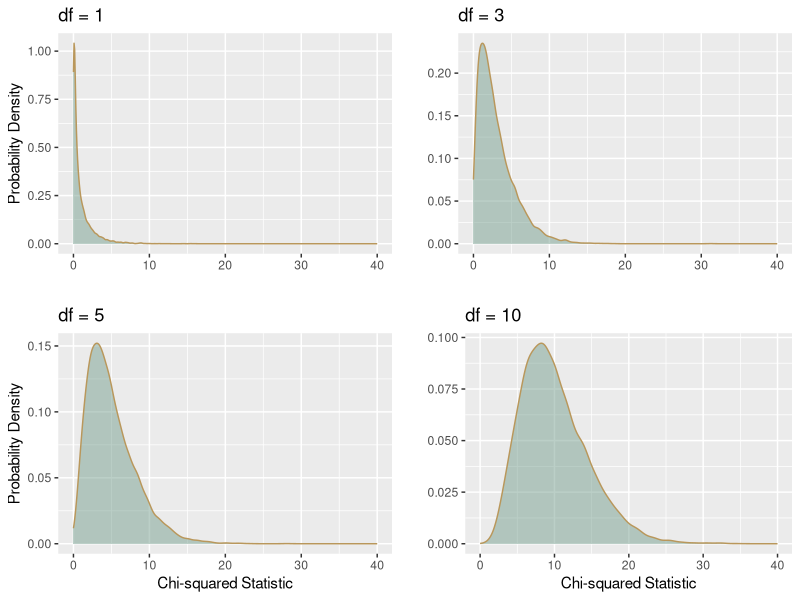
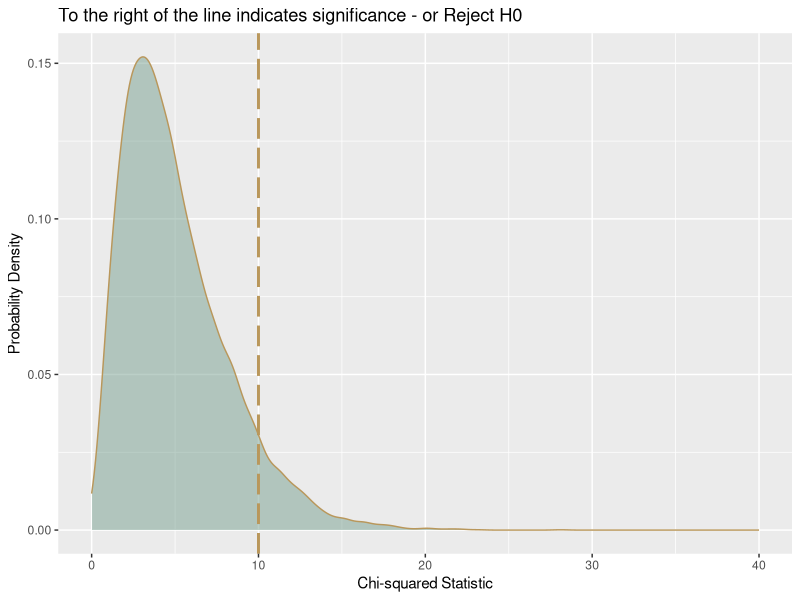

Write R code to recreate these figures, in order.
## ---- chunk 1
knitr::opts_chunk$set(echo=TRUE, tidy.opts = list(width.cutoff = 70), tidy = TRUE, message=FALSE, warning=FALSE)
## ---- chunk 2
####################################
# Project name: Computing and Interpreting Chi-Square
# Data used: stem.csv, and stemGOF from CMS
# Libraries used: N/A
####################################
## ---- chunk 3
##Calculate Totals
TotalUnder35 <- 174+132+90; TotalUnder35 ##Total under 35 age group
Total35up <- 54+72+78; Total35up ## Total 35 and older
TotalUA <- 174+54; TotalUA ## Total Under Armour
TotalNike <- 132 + 72; TotalNike ## Total Nike
TotalAdidas <- 90 + 78; TotalAdidas ## Total Adidas
Total <- 174+132+90+54+72+78; Total ##Grand Total 
## ---- chunk 4
#Put observed values in a vector by row. 
x <- c(174, 132, 90, 54, 72, 78) 
# Turn the vector into a matrix. In this case, we had 2 rows, 3 columns, and entered the data by row. 
o <- matrix(x, 2, 3, byrow=TRUE); o
#Next, we could add the names of the columns and rows values using the dimnames() command. 
dimnames(o) <- list( c("Under 35", "35 and Older"), c("Under Armour", "Nike", "Adidas"))
o
# We can easily calculate the total from here. 
total <- sum(o); total
rowsums <- margin.table(o, 1); rowsums
colsums <- margin.table(o, 2); colsums
prob <- prop.table(o); prob # each cell represents a joint probability
rowprob <- margin.table(prob,1); rowprob #each value represents marginal probability
colprob <- margin.table(prob,2); colprob #each value represents marginal probability
## ---- chunk 5
prob[1,1] #corresponds to the joint probability value associated with Row 1 (Under 35), Col 1 (Under Armour)
## ---- chunk 6
o; prob
## ---- chunk 7
# This is a conditional probability question.
174/396 #or
prob[1,1]/rowprob[1]
## ---- chunk 8
# This is a conditional probability question.
72/204  # or
prob[2,2]/rowprob[2]
## ---- chunk 9
# This is a expected value question.
TotalNike # or
colsums[2]
## ---- chunk 10
# E(X) of 35 Years or older (formula n*p)
n <- total; n  #600
p <- rowprob[2];p #.34

n*p #Or simply the frequency for the column 35 and older

#Var(X) (formula n*p*(1-p))
varx <- n*p*(1-p); varx #134.64

# SD(X) (formula sqrt of variance)
sdx <- sqrt(varx); sdx #11.60345 
## ---- chunk 11
x <- c(197,388,230,103,137,98,20,18,18,13,58,45)
o <- matrix(x, 4, 3, byrow=TRUE); o

dimnames(o) <- list( c("Students", "Faculty/Staff", "Alumni", "Town Residents"),c("Unlikely", "Moderately Likely", "Very Likely"))
o
total <- sum(o); total
rowsums <- margin.table(o, 1); rowsums
colsums <- margin.table(o, 2); colsums
# Lets add the grand total to the colsums
colsums <- c(colsums, total); colsums
## ---- chunk 12
totals <- cbind(o, rowsums); totals
totals <- rbind(totals, colsums); totals
## ---- chunk 13
prob <- prop.table(o); prob
TotalRowProb <- margin.table(prob,1); TotalRowProb
TotalColProb <- margin.table(prob,2); TotalColProb
TotalColProb <- c(TotalColProb, sum(TotalColProb)); TotalColProb
## ---- chunk 14
proportions <- cbind(prob, TotalRowProb); proportions
proportions <- rbind(proportions, TotalColProb); proportions
## ---- chunk 15
# E(X) of Moderately Likely (formula n*p)
n = total; n #1325
p = TotalColProb[2];p #.45358

n*p #Or simply the frequency for the column Moderately Likely

#Var(X) (formula n*p*(1-p))
varx <- n*p*(1-p); varx #328.3955

# SD(X) (formula sqrt of variance)
sdx <- sqrt(varx); sdx #18.12
## ---- chunk 16
library(tidyverse)
set.seed(1)
x1 <-data.frame(rchisq(10000, 1, ncp = FALSE))
colnames(x1) <- "value"
plot1 <- ggplot(data = x1, aes(x = value)) +
     geom_density(fill = "#789F90", color = "#B9975B",alpha=.5)+xlim(0,40)+labs(title = 'df = 1',y = 'Probability Density', x="")


set.seed(1)
x3 <-data.frame(rchisq(10000, 3, ncp = FALSE))
colnames(x3) <- "value"
plot2 <- ggplot(data = x3, aes(x = value)) +
     geom_density(fill = "#789F90", color = "#B9975B",alpha=.5)+xlim(0,40)+labs(title = 'df = 3', y="", x="" )


set.seed(1)
x5 <-data.frame(rchisq(10000, 5, ncp = FALSE))
colnames(x5) <- "value"
plot3 <- ggplot(data = x5, aes(x = value)) +
     geom_density(fill = "#789F90", color = "#B9975B",alpha=.5)+xlim(0,40)+labs(title = 'df = 5',y = 'Probability Density', x="Chi-squared Statistic")


set.seed(1)
x10 <-data.frame(rchisq(10000, 10, ncp = FALSE))
colnames(x10) <- "value"
plot4 <- ggplot(data = x10, aes(x = value)) +
     geom_density(fill = "#789F90", color = "#B9975B",alpha=.5)+xlim(0,40)+labs(title = 'df = 10',y="", x="Chi-squared Statistic")

gridExtra::grid.arrange(plot1, plot2, plot3, plot4)

## ---- chunk 17
set.seed(1)
x5 <-data.frame(rchisq(10000, 5, ncp = FALSE))
colnames(x5) <- "value"

plot5 <- ggplot(data = x5, aes(x = value)) +
     geom_density(fill = "#789F90", color = "#B9975B",alpha=.5)+xlim(0,40)+labs(title = 'To the right of the line indicates significance - or Reject H0',y = 'Probability Density', x="Chi-squared Statistic")+ 
     geom_vline(xintercept = 10, color="#B9975B", linetype = "longdash", lwd=1); plot5
## ---- chunk 18
UA <- c(174, 54)
N <- c(132, 72)
A <- c(90, 78)
## ---- chunk 19
M <- data.frame(UA, N, A); M
## ---- chunk 20
chisq.test(M)
## ---- chunk 21
STEM <- read.csv("data/stem.csv")
STEM
## ---- chunk 22
chisq.test(STEM[,2:3]) 
## ---- chunk 23
#Chi Squared Test Goodness of Fit
o <- c(46, 83, 105, 16)
p <- c(.15, .3, .45, .1)
chisq.test(o, p=p)

## ---- chunk 24
STEMGOF <- read.csv("data/stemGOF.csv")
STEMGOF
chisq.test(STEMGOF$RecentNumbers,p=STEMGOF$X2010Proportions) 
